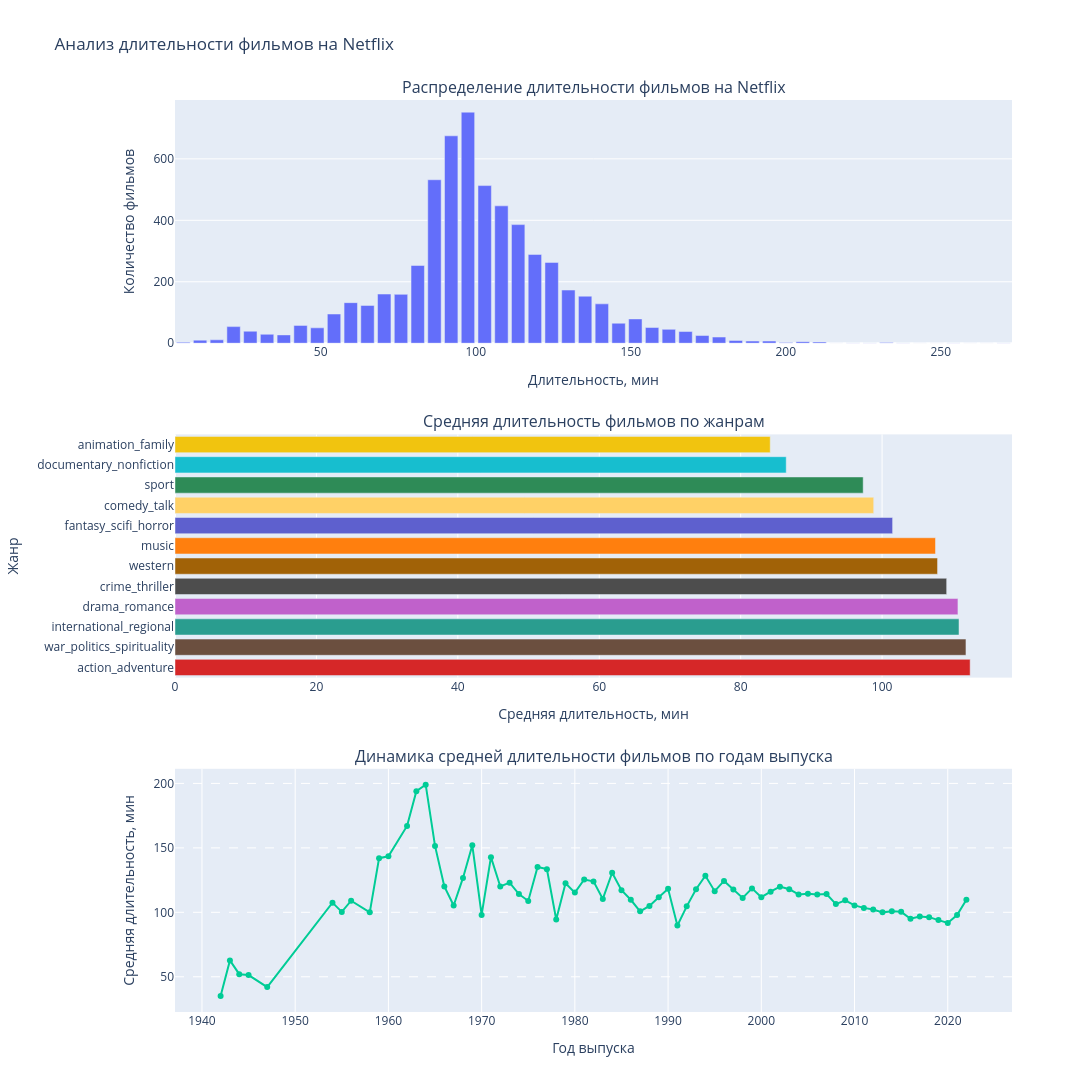

Notebook code for this chart:
### Markdown cell above
### Посмотрим на распределение длительностей фильмов

### Code cell
movies = dataset[dataset['type'] == 'Movie'].copy().dropna(subset='duration')
movies_genres = movies.merge(genres[['title_id', 'genre_name']], on='title_id', how='left')

genre_duration = movies_genres.dropna(subset=['genre_name']).groupby('genre_name', as_index=False)['duration'].mean().sort_values('duration', ascending=False)
year_duration = movies.groupby('release_year', as_index=False)['duration'].mean().sort_values('release_year')

genre_palette = {
    'action_adventure': '#d62728',
    'war_politics_spirituality': '#6b4f3f',
    'international_regional': '#2a9d8f',
    'drama_romance': '#c061cb',
    'crime_thriller': '#4d4d4d',
    'western': '#a16207',
    'music': '#ff7f0e',
    'fantasy_scifi_horror': '#5e60ce',
    'comedy_talk': '#ffd166',
    'sport': '#2e8b57',
    'documentary_nonfiction': '#17becf',
    'animation_family': '#f1c40f',
}

bar_colors = [genre_palette[g] for g in genre_duration['genre_name']]

hist_y, hist_x = np.histogram(movies['duration'], bins=50)
hist_centers = (hist_x[:-1] + hist_x[1:]) / 2

fig = make_subplots(rows=3, vertical_spacing=0.1, subplot_titles=['Распределение длительности фильмов на Netflix', 'Средняя длительность фильмов по жанрам', 'Динамика средней длительности фильмов по годам выпуска'])

fig.add_trace(go.Bar(x=hist_centers, y=hist_y), row=1, col=1)
fig.update_xaxes(title_text='Длительность, мин', row=1, col=1)
fig.update_yaxes(title_text='Количество фильмов', row=1, col=1)

fig.add_trace(go.Bar(x=genre_duration['duration'], y=genre_duration['genre_name'], orientation='h', marker={'color' : bar_colors}), row=2, col=1)
fig.update_xaxes(title_text='Средняя длительность, мин', row=2, col=1)
fig.update_yaxes(title_text='Жанр', row=2, col=1)


fig.add_trace(go.Scatter(x=year_duration['release_year'], y=year_duration['duration'], mode='lines+markers'), row=3, col=1)
fig.update_xaxes(title_text='Год выпуска', row=3, col=1)
fig.update_yaxes(title_text='Средняя длительность, мин', row=3, col=1, showgrid=True, griddash='dash')

fig.update_layout(height=1400, width=1100, title='Анализ длительности фильмов на Netflix', showlegend=False)
fig.show()

### Figure 1 — Plotly figure (JSON) as saved in the notebook; plotly's stock layout.template omitted (floating-point values rounded to 4 significant figures)
{"data": [{"type": "bar", "x": [5.7, 11.1, 16.5, 21.9, 27.3, 32.7, 38.1, 43.5, 48.9, 54.3, 59.7, 65.1, 70.5, 75.9, 81.3, 86.7, 92.1, 97.5, 102.9, 108.3, 113.7, 119.1, 124.5, 129.9, 135.3, 140.7, 146.1, 151.5, 156.9, 162.3, 167.7, 173.1, 178.5, 183.9, 189.3, 194.7, 200.1, 205.5, 210.9, 216.3, 221.7, 227.1, 232.5, 237.9, 243.3, 248.7, 254.1, 259.5, 264.9, 270.3], "xaxis": "x", "y": [3, 10, 11, 54, 39, 29, 27, 58, 50, 95, 132, 123, 160, 159, 253, 532, 675, 752, 513, 447, 386, 289, 263, 173, 153, 128, 65, 79, 51, 45, 38, 25, 20, 9, 7, 7, 2, 5, 4, 0, 1, 1, 2, 1, 0, 0, 1, 0, 0, 1], "yaxis": "y"}, {"marker": {"color": ["#d62728", "#6b4f3f", "#2a9d8f", "#c061cb", "#4d4d4d", "#a16207", "#ff7f0e", "#5e60ce", "#ffd166", "#2e8b57", "#17becf", "#f1c40f"]}, "orientation": "h", "type": "bar", "x": [112.5, 111.9, 110.9, 110.7, 109.1, 107.8, 107.6, 101.5, 98.81, 97.33, 86.44, 84.18], "xaxis": "x2", "y": ["action_adventure", "war_politics_spirituality", "international_regional", "drama_romance", "crime_thriller", "western", "music", "fantasy_scifi_horror", "comedy_talk", "sport", "documentary_nonfiction", "animation_family"], "yaxis": "y2"}, {"mode": "lines+markers", "type": "scatter", "x": [1942, 1943, 1944, 1945, 1947, 1954, 1955, 1956, 1958, 1959, 1960, 1962, 1963, 1964, 1965, 1966, 1967, 1968, 1969, 1970, 1971, 1972, 1973, 1974, 1975, 1976, 1977, 1978, 1979, 1980, 1981, 1982, 1983, 1984, 1985, 1986, 1987, 1988, 1989, 1990, 1991, 1992, 1993, 1994, 1995, 1996, 1997, 1998, 1999, 2000, 2001, 2002, 2003, 2004, 2005, 2006, 2007, 2008, 2009, 2010, 2011, 2012, 2013, 2014, 2015, 2016, 2017, 2018, 2019, 2020, 2021, 2022], "xaxis": "x3", "y": [35.0, 62.67, 52.0, 51.33, 42.0, 107.5, 100.3, 109.0, 100.0, 142.0, 143.5, 167.0, 194.0, 199.0, 151.5, 120.0, 105.2, 126.7, 152.0, 98.0, 142.8, 120.0, 123.0, 114.2, 108.8, 135.1, 133.5, 94.43, 122.5, 115.3, 125.5, 124.0, 110.4, 130.7, 117.1, 109.7, 100.8, 104.9, 111.6, 118.2, 89.73, 104.6, 117.9, 128.4, 116.4, 124.3, 117.6, 111.2, 118.6, 111.7, 116.0, 119.9, 117.9, 113.8, 114.4, 113.8, 114.2, 106.4, 109.3, 105.3, 103.4, 102.2, 99.96, 100.9, 100.4, 95.03, 96.73, 96.25, 93.94, 91.72, 97.82, 109.8], "yaxis": "y3"}], "layout": {"annotations": [{"font": {"size": 16}, "showarrow": false, "text": "Распределение длительности фильмов на Netflix", "x": 0.5, "xanchor": "center", "xref": "paper", "y": 1, "yanchor": "bottom", "yref": "paper"}, {"font": {"size": 16}, "showarrow": false, "text": "Средняя длительность фильмов по жанрам", "x": 0.5, "xanchor": "center", "xref": "paper", "y": 0.6333, "yanchor": "bottom", "yref": "paper"}, {"font": {"size": 16}, "showarrow": false, "text": "Динамика средней длительности фильмов по годам выпуска", "x": 0.5, "xanchor": "center", "xref": "paper", "y": 0.2667, "yanchor": "bottom", "yref": "paper"}], "height": 1400, "showlegend": false, "title": {"text": "Анализ длительности фильмов на Netflix"}, "width": 1100, "xaxis": {"anchor": "y", "autorange": true, "domain": [0, 1], "range": [3.0, 273], "title": {"text": "Длительность, мин"}, "type": "linear"}, "xaxis2": {"anchor": "y2", "autorange": true, "domain": [0, 1], "range": [0, 118.4], "title": {"text": "Средняя длительность, мин"}, "type": "linear"}, "xaxis3": {"anchor": "y3", "autorange": true, "domain": [0, 1], "range": [1937.0, 2027.0], "title": {"text": "Год выпуска"}, "type": "linear"}, "yaxis": {"anchor": "x", "autorange": true, "domain": [0.7333, 1], "range": [0, 791.6], "title": {"text": "Количество фильмов"}, "type": "linear"}, "yaxis2": {"anchor": "x2", "autorange": true, "domain": [0.3667, 0.6333], "range": [-0.5, 11.5], "title": {"text": "Жанр"}, "type": "category"}, "yaxis3": {"anchor": "x3", "autorange": true, "domain": [0, 0.2667], "griddash": "dash", "range": [23.49, 210.5], "showgrid": true, "title": {"text": "Средняя длительность, мин"}, "type": "linear"}}}
